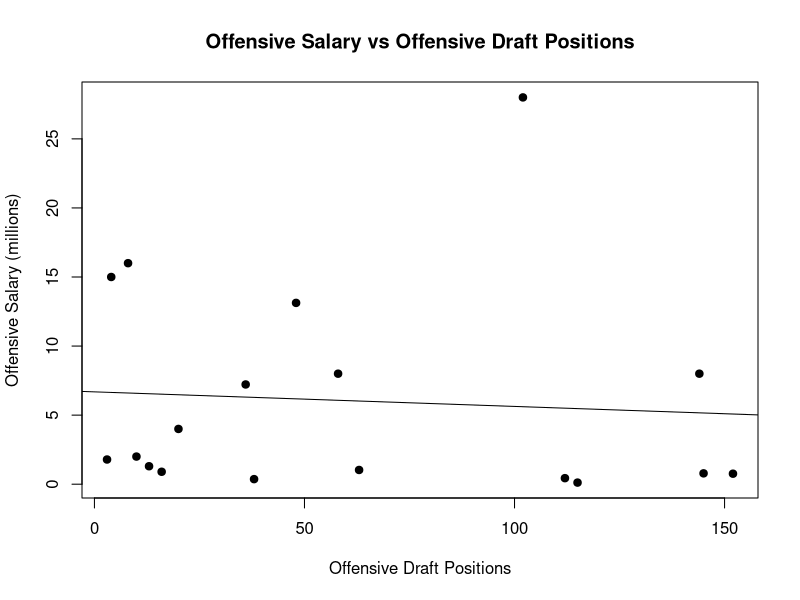
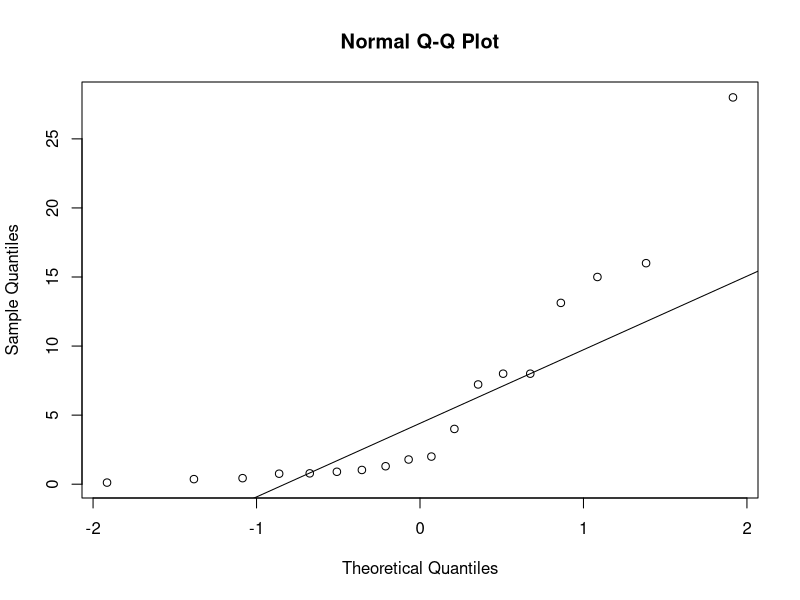
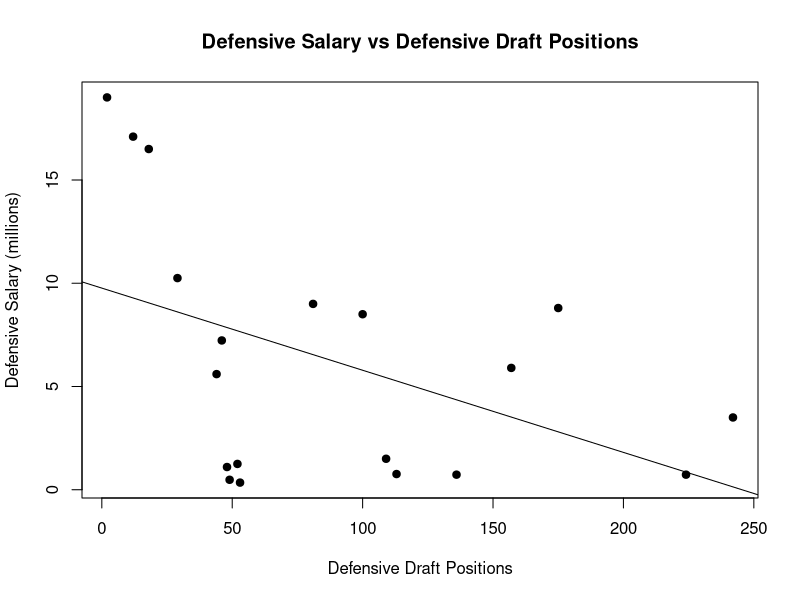
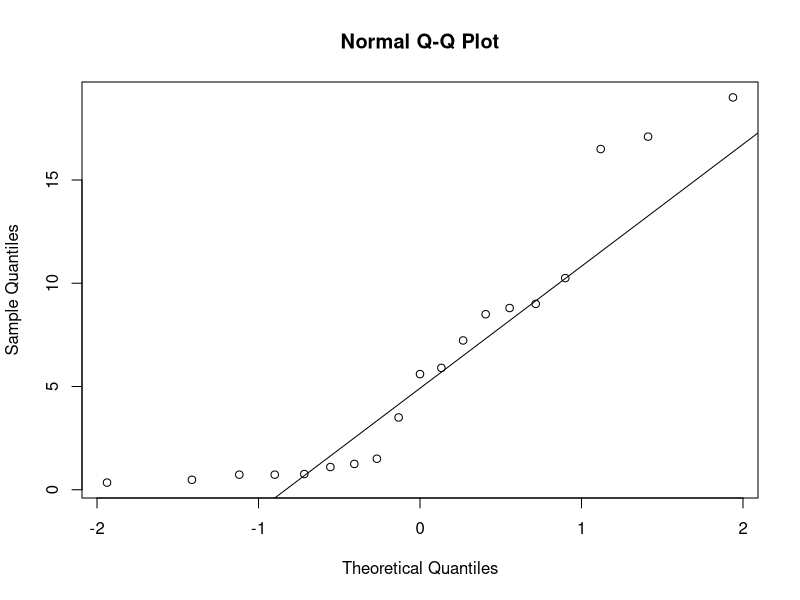

Recreate these plots in R, in order.
## ---- chunk 1
knitr::opts_chunk$set(echo = TRUE)
## ---- chunk 2
#setwd("~/Spring/Stat/Final")
setwd("~/Desktop/BokeyZhangFinalR")
QB_Data <- read.csv("QB_Data.csv")
RB_Data <- read.csv("RB_Data.csv")
WR_Data <- read.csv("WR_Data.csv")
DL_Data <- read.csv("DL_Data.csv")
LB_Data <- read.csv("LB_Data.csv")
DB_Data <- read.csv("DB_Data.csv")
Offense <- read.csv("Offense.csv")
Defense <- read.csv("Defense.csv")
## ---- chunk 3
Mode <- function(x) {
  ux <- unique(x)
  ux[which.max(tabulate(match(x, ux)))]
}

FindOutliers <- function(x) {
  lowerq = quantile(x)[2]
  upperq = quantile(x)[4]
  iqr = upperq - lowerq
  extreme.threshold.upper = (iqr * 3) + upperq
  extreme.threshold.lower = lowerq - (iqr * 3)
  result <- which(x > extreme.threshold.upper | x < extreme.threshold.lower)
}
## ---- chunk 4
OffenseDraftOrders <- Offense$Draft.Order
OffenseSalary <- Offense$Avg.Salary..million.
## ---- chunk 5
AvgOffenseSalary <- mean(OffenseSalary)
MedianOffenseSalary <- median(OffenseSalary)
ModeOffenseSalary <- Mode(OffenseSalary)
AvgOffenseSalary
MedianOffenseSalary
ModeOffenseSalary
## ---- chunk 6
RangeOffenseSalary <- range(OffenseSalary)
VarianceOffenseSalary <- var(OffenseSalary)
StdOffenseSalary <- sqrt(VarianceOffenseSalary)
RangeOffenseSalary
VarianceOffenseSalary
StdOffenseSalary
## ---- chunk 7
cor.test(OffenseDraftOrders, OffenseSalary)
## ---- chunk 8
lm(OffenseSalary ~ OffenseDraftOrders)
## ---- chunk 9
plot(OffenseDraftOrders, OffenseSalary, main="Offensive Salary vs Offensive Draft Positions",
   xlab="Offensive Draft Positions", ylab="Offensive Salary (millions)", pch=19)
abline(lm(OffenseSalary ~ OffenseDraftOrders))
## ---- chunk 10
qqnorm(OffenseSalary)
qqline(OffenseSalary)
## ---- chunk 11
OffenseOutliers <- FindOutliers(OffenseSalary)
OffenseOutliers
## ---- chunk 12
QB_Qbr <- QB_Data$QBR
mean(QB_Qbr)
## ---- chunk 13
RB_TDs <- RB_Data$Touchdowns
mean(RB_TDs)
## ---- chunk 14
WR_TDs <- WR_Data$Touchdowns
mean(WR_TDs)
## ---- chunk 15
DefensiveDraftOrders <- Defense$Draft.Order
DefenseSalary <- Defense$Avg.Salary
## ---- chunk 16
AvgDefenseSalary <- mean(DefenseSalary)
MedianDefenseSalary <- median(DefenseSalary)
ModeDefenseSalary <- Mode(DefenseSalary)
AvgDefenseSalary
MedianDefenseSalary
ModeDefenseSalary
## ---- chunk 17
RangeDefenseSalary <- range(DefenseSalary)
VarianceDefenseSalary <- var(DefenseSalary)
StdDefenseSalary <- sqrt(VarianceDefenseSalary)
RangeDefenseSalary
VarianceDefenseSalary
StdDefenseSalary
## ---- chunk 18
cor.test(DefensiveDraftOrders, DefenseSalary)
## ---- chunk 19
lm(DefenseSalary ~ DefensiveDraftOrders)
## ---- chunk 20
plot(DefensiveDraftOrders, DefenseSalary, main="Defensive Salary vs Defensive Draft Positions",
   xlab="Defensive Draft Positions", ylab="Defensive Salary (millions)", pch=19)
abline(lm(DefenseSalary ~ DefensiveDraftOrders))
## ---- chunk 21
qqnorm(DefenseSalary)
qqline(DefenseSalary)
## ---- chunk 22
DefensiveOutliers <- FindOutliers(DefenseSalary)
DefensiveOutliers
## ---- chunk 23
MeanDBInts <- mean(DB_Data$Ints)
MeanDBInts
## ---- chunk 24
MeanDLTackles <- mean(DL_Data$Tackles)
MeanDLSacks <- mean(DL_Data$Sacks)
MeanDLTackles
MeanDLSacks
## ---- chunk 25
MeanLBTackles <- mean(LB_Data$Tackles)
MeanLBSacks <- mean(LB_Data$Sacks)
MeanLBTackles
MeanLBSacks
